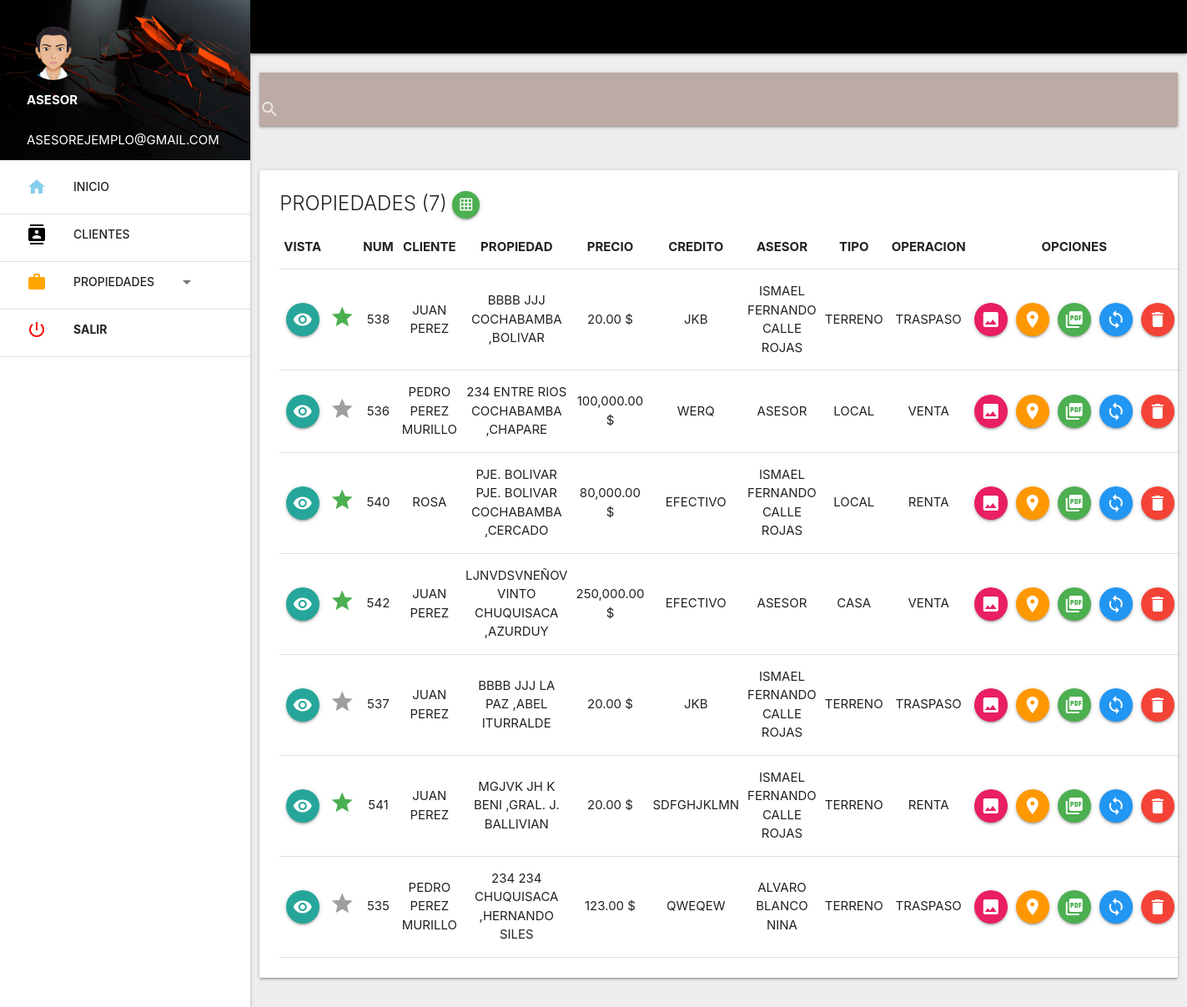
/admin/propiedades/index.php (signed in), run on the app's committed database.
### tables this page shows
CREATE TABLE `inventario` (
  `propiedad` varchar(200) NOT NULL,
  `consecutivo` int(10) NOT NULL,
  `id_cliente` int(10) NOT NULL,
  `departamento` varchar(50) NOT NULL,
  `provincia` varchar(100) NOT NULL,
  `nombre_cliente` varchar(200) NOT NULL,
  `precio` double NOT NULL,
  `fraccionamiento` varchar(100) NOT NULL,
  `calle_num` varchar(100) NOT NULL,
  `numero_int` int(10) NOT NULL,
  `m2t` int(10) NOT NULL,
  `banos` int(2) NOT NULL,
  `plantas` int(2) NOT NULL,
  `caracteristicas` text NOT NULL,
  `m2c` int(10) NOT NULL,
  `recamaras` int(2) NOT NULL,
  `cocheras` int(2) NOT NULL,
  `observaciones` text NOT NULL,
  `forma_pago` varchar(50) NOT NULL,
  `asesor` varchar(200) NOT NULL,
  `tipo_inmueble` varchar(100) NOT NULL,
  `fecha_registro` date NOT NULL,
  `comentario_web` text NOT NULL,
  `operacion` varchar(50) NOT NULL,
  `foto_principal` varchar(200) NOT NULL,
  `mapa` varchar(200) NOT NULL,
  `latitud` varchar(200) NOT NULL,
  `longitud` varchar(200) NOT NULL,
  `marcado` varchar(2) NOT NULL,
  `estatus` varchar(50) NOT NULL
);

### admin/propiedades/index.php (the view, shortened to what this page needs)
<?php
include '../extend/header.php';
$row=0;
if(isset($_GET['ope'])){
  $operacion = $con->real_escape_string(htmlentities($_GET['ope']));
  $sel = $con->prepare("SELECT propiedad,consecutivo,nombre_cliente,calle_num,fraccionamiento,departamento,provincia,precio,forma_pago,asesor,tipo_inmueble,operacion,mapa, latitud, longitud, marcado FROM inventario WHERE estatus = 'ACTIVO' AND operacion = ? ");
      $sel->bind_param('s',$operacion);
$sel->execute();
          $res = $sel->get_result();
          $row = mysqli_num_rows($res);
}else{
  $sel = $con->prepare("SELECT propiedad,consecutivo,nombre_cliente,calle_num,fraccionamiento,departamento,provincia,precio,forma_pago,asesor,tipo_inmueble,operacion,mapa, latitud, longitud, marcado FROM inventario WHERE estatus = 'ACTIVO' ");
  $sel->execute();
  $res = $sel->get_result();
  $row = mysqli_num_rows($res);
}
?>
<br>
<div class="row">
    <div class="col s12">
        <nav class="brown lighten-3">
            <div class="nav-wrapper">
                <div class="input-field">
                    <input type="search" name="" id="buscar" autocomplete="off">
                    <label for="buscar"><i class="material-icons left">search</i></label>
                    <i class="material-icons">close</i>
                </div>
            </div>
        </nav>
    </div>
</div>
<div class="row">
  <div class="col s12">
    <div class="card">
      <div class="card-content">
        <form action="excel.php" method="post" target="_blank" id="exportar">
        <span class="card-title">Propiedades (<?php echo $row ?>)
        <button title="Exportar a excel" class="btn-floating green botonExcel btn-small"><i class="material-icons">grid_on</i></button>
        </span>
        </form>
        <table class="excel" border="1">
          <thead>
              <th class="borrar">Vista</th>
              <th></th>
              <th>Num</th>
              <th>Cliente</th>
              <th>Propiedad</th>
              <th>Precio</th>
              <th>Credito</th>
              <th>Asesor</th>
              <th>Tipo</th>
              <th>Operacion</th>
              <th colspan="5" class="borrar">Opciones</th>
          </thead>
          <?php
          $sel->execute();
          $res = $sel->get_result();
          while ($f =$res->fetch_assoc()) { ?>
            <tr>
            <td class="borrar">
              <button data-target="modal1" onclick="enviar(this.value)" value="<?php echo $f['propiedad'] ?>" class="btn-floating modal-trigger" title="Visualizar todos los datos de esta propiedad"><i class="material-icons">visibility</i>
              </button>
            </td>
              <td>
                <?php if ($f['marcado']==''):?>
                  <a href="marcado.php?id=<?php echo $f['propiedad'] ?>&marcado=SI"><i class="small grey-text material-icons">grade</i></a>
                  <?php else: ?>
                    <a href="marcado.php?id=<?php echo $f['propiedad'] ?>&marcado="><i class="small green-text material-icons">grade</i></a>
                <?php endif; ?>
              </td>
              <td><?php echo $f['consecutivo'] ?></td>
              <td><?php echo $f['nombre_cliente'] ?></td>
              <td><?php echo $f['calle_num'].' '.$f['fraccionamiento'].' '.$f['departamento'].' ,'.$f['provincia'] ?></td>
              <td><?php echo number_format($f['precio'],2);  ?> $</td>
              <td><?php echo $f['forma_pago'] ?></td>
              <td><?php echo $f['asesor'] ?></td>
              <td><?php echo $f['tipo_inmueble'] ?></td>
              <td><?php echo $f['operacion'] ?></td>
              <td class="borrar" title="Acceso a imagenes de esta Propiedad"><a href="imagenes.php?id=<?php echo $f['propiedad'] ?>" class="btn-floating pink"><i class="material-icons">image</i></a></td>
              <td class="borrar">
              <button data-target="modal2" onclick="enviar1(this.value)" value="<?php echo $f['propiedad'] ?>" class="btn-floating modal-trigger orange" title="Mapa de esta propiedad"><i class="material-icons">room</i>
              </button></td>
              <td class="borrar">
              <a href="pdf.php?id=<?php echo $f['propiedad'] ?>" class="btn-floating green" title="Exportar datos en PDF"><i class="material-icons">picture_as_pdf</i></a>
              </td>
              <td class="borrar"><a href="editar_propiedad.php?id=<?php echo $f['propiedad'] ?>" class="btn-floating waves-effect waves-light blue" title="Actualizar datos de la propiedad"><i class="material-icons">loop</i></a>
              </td>
              <td class="borrar"><a href="#" title="Cancelar propiedad" class="btn-floating waves-effect waves-light red" onclick="swal({
                  title: 'Esta seguro que desea cancelar la propiedad?',
                  text: 'Al cancelarlo la propiedad pasara a un estado inactivo!',
                  type: 'warning',
                  showCancelButton: true,
                  confirmButtonColor: '#3085d6',
                  cancelButtonColor: '#d33',
                  confirmButtonText: 'Si, cancelar!'
                  }).then(function() {
                  location.href='cancelar_propiedad.php?id=<?php echo $f['propiedad'] ?>&accion=CANCELADO'; })"> <i class="material-icons">delete</i></a>
              </td>
            </tr>
          <?php }
           ?>
        </table>
      </div>
    </div>
  </div>
</div>
  <?php include '../extend/scripts.php'; ?>
</body>
</html>

### admin/extend/header.php (style rules this page uses)
body { text-transform: uppercase; }
tr,th,td { text-align: center; }

### data on the page
inventario: consecutivo "538", nombre_cliente "JUAN PEREZ", calle_num "BBBB", fraccionamiento "JJJ", departamento "COCHABAMBA", provincia "BOLIVAR", precio "20.00", forma_pago "JKB", asesor "ISMAEL FERNANDO CALLE ROJAS", tipo_inmueble "TERRENO", operacion "TRASPASO"
inventario: consecutivo "536", nombre_cliente "PEDRO PEREZ MURILLO", calle_num "234", fraccionamiento "ENTRE RIOS", departamento "COCHABAMBA", provincia "CHAPARE", precio "100,000.00", forma_pago "WERQ", asesor "ASESOR", tipo_inmueble "LOCAL", operacion "VENTA"
inventario: consecutivo "540", nombre_cliente "ROSA", calle_num "PJE. BOLIVAR", fraccionamiento "PJE. BOLIVAR", departamento "COCHABAMBA", provincia "CERCADO", precio "80,000.00", forma_pago "EFECTIVO", asesor "ISMAEL FERNANDO CALLE ROJAS", tipo_inmueble "LOCAL", operacion "RENTA"
inventario: consecutivo "542", nombre_cliente "JUAN PEREZ", calle_num "LJNVDSVNEÑOV", fraccionamiento "VINTO", departamento "CHUQUISACA", provincia "AZURDUY", precio "250,000.00", forma_pago "EFECTIVO", asesor "ASESOR", tipo_inmueble "CASA", operacion "VENTA"
inventario: consecutivo "537", nombre_cliente "JUAN PEREZ", calle_num "BBBB", fraccionamiento "JJJ", departamento "LA PAZ", provincia "ABEL ITURRALDE", precio "20.00", forma_pago "JKB", asesor "ISMAEL FERNANDO CALLE ROJAS", tipo_inmueble "TERRENO", operacion "TRASPASO"
inventario: consecutivo "541", nombre_cliente "JUAN PEREZ", calle_num "MGJVK", fraccionamiento "JH K", departamento "BENI", provincia "GRAL. J. BALLIVIAN", precio "20.00", forma_pago "SDFGHJKLMN", asesor "ISMAEL FERNANDO CALLE ROJAS", tipo_inmueble "TERRENO", operacion "RENTA"
inventario: consecutivo "535", nombre_cliente "PEDRO PEREZ MURILLO", calle_num "234", fraccionamiento "234", departamento "CHUQUISACA", provincia "HERNANDO SILES", precio "123.00", forma_pago "QWEQEW", asesor "ALVARO BLANCO NINA", tipo_inmueble "TERRENO", operacion "TRASPASO"

### other printed values
$_SESSION['nombre'] "ASESOR"
$_SESSION['correo'] "ASESOREJEMPLO@GMAIL.COM"
$row "7"
